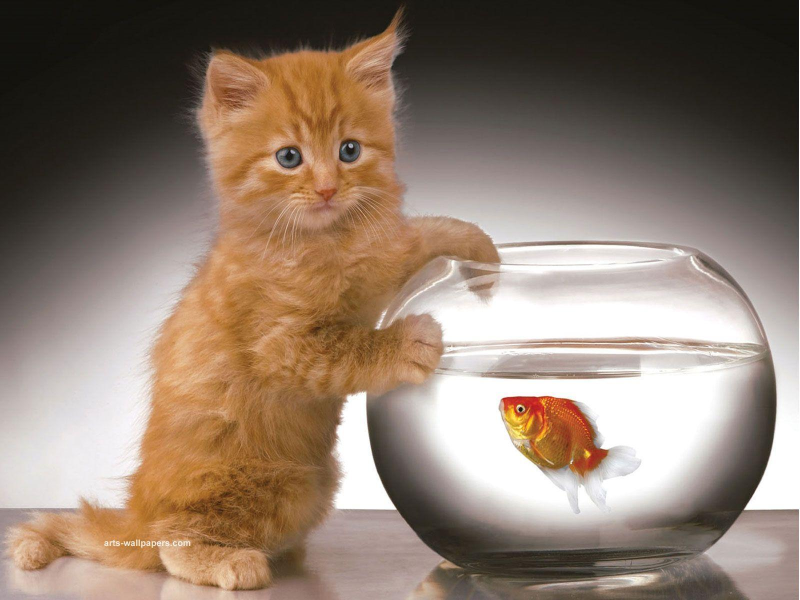
#> input picture notes/cv/metadata/background.jpg, 1600 x 1200 px, found by its file name (shown at 1/2 size)
$ python weighted_blend_image.py
#> lines starting #> are read from the running program, lines starting #| are printed output that depends on the picture; pictures that were not available may be replaced by others from this repository, and a replacement may not be noted
#https://stackoverflow.com/questions/57723968/blending-multiple-images-with-opencv

import cv2
import numpy as np


if __name__ == "__main__":


    img1 = cv2.imread('/Users/chiawei.lim/Downloads/background.jpg')
#> img1 is the input picture: shape (1200, 1600, 3); mean B, G, R 111.4, 126.2, 144.8
    img2 = cv2.imread('/Users/chiawei.lim/Downloads/6a00d83451c0aa69e2015432796940970c-800wi.jpg')
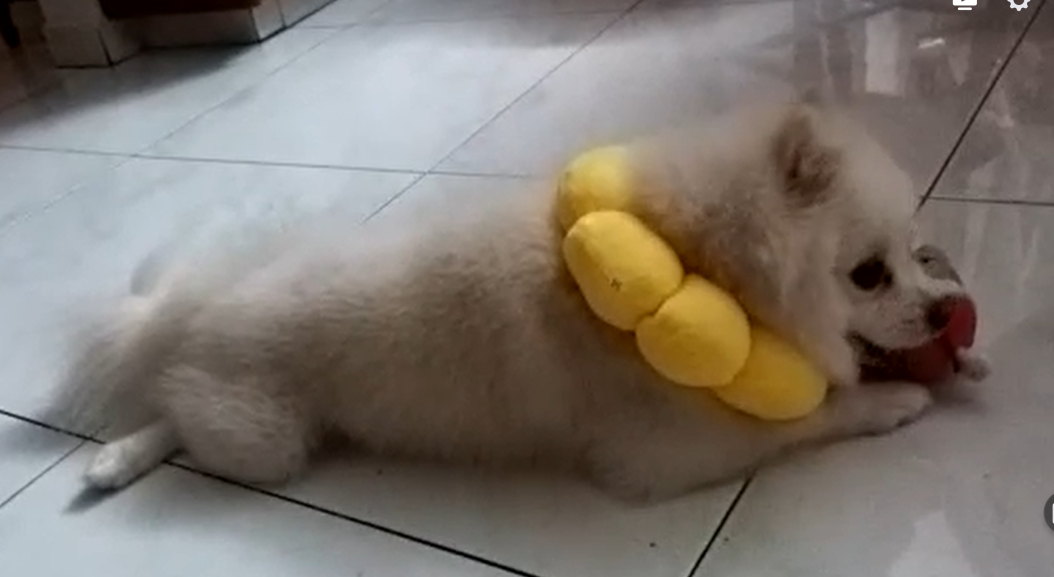
#> input picture notes/cv/metadata/sample.png, 1054 x 577 px, given in place of 6a00d83451c0aa69e2015432796940970c-800wi.jpg, which was not available
#> img2 is the input picture: shape (577, 1054, 3); mean B, G, R 110.4, 118, 125.6

    img2 = cv2.resize(img2, (img1.shape[1], img1.shape[0]))
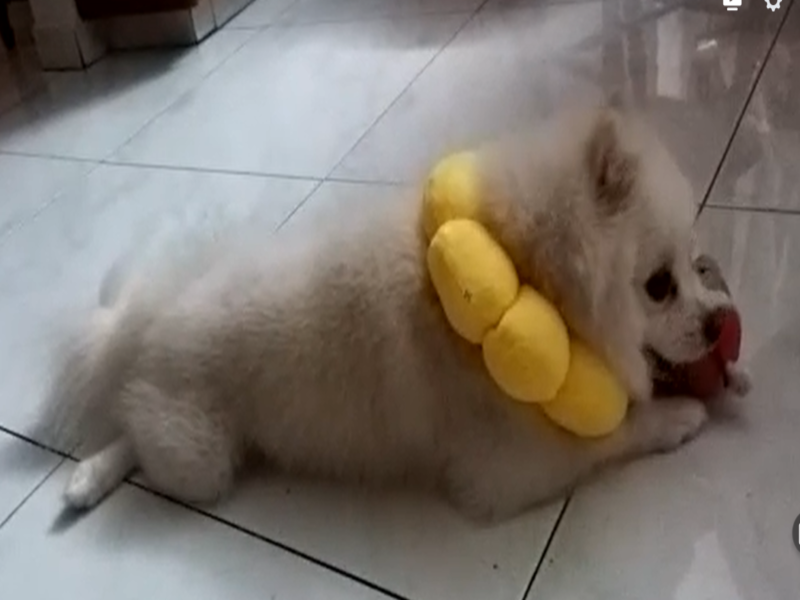
#> img2: shape (1200, 1600, 3) (shown at 1/2 size); mean B, G, R 110.3, 117.9, 125.5

    print(img1.shape)
#| (1200, 1600, 3)
    print(img2.shape)
#| (1200, 1600, 3)

    combined_img = cv2.addWeighted(img1, 0.5, img2, 0.5, 0)
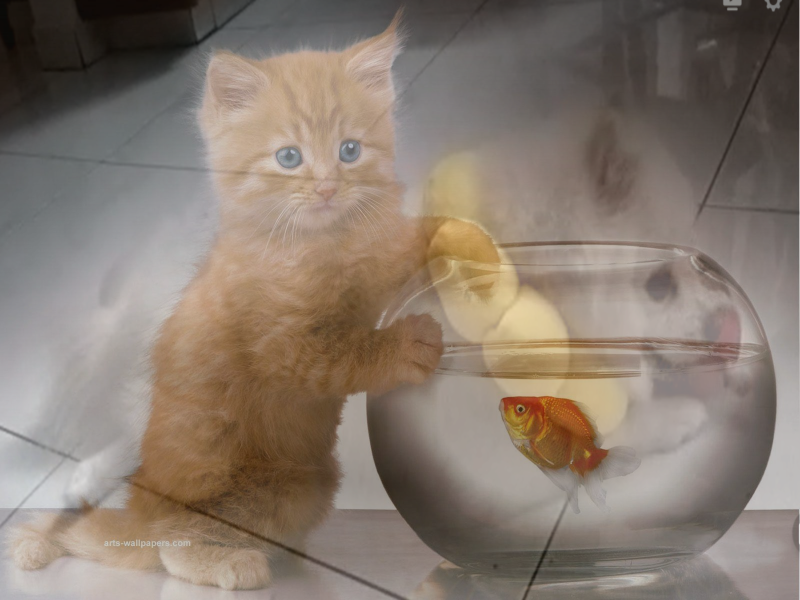
#> combined_img: shape (1200, 1600, 3) (shown at 1/2 size); mean B, G, R 110.9, 122, 135.1

    cv2.imwrite('combined.png', combined_img)

    print("complete")
